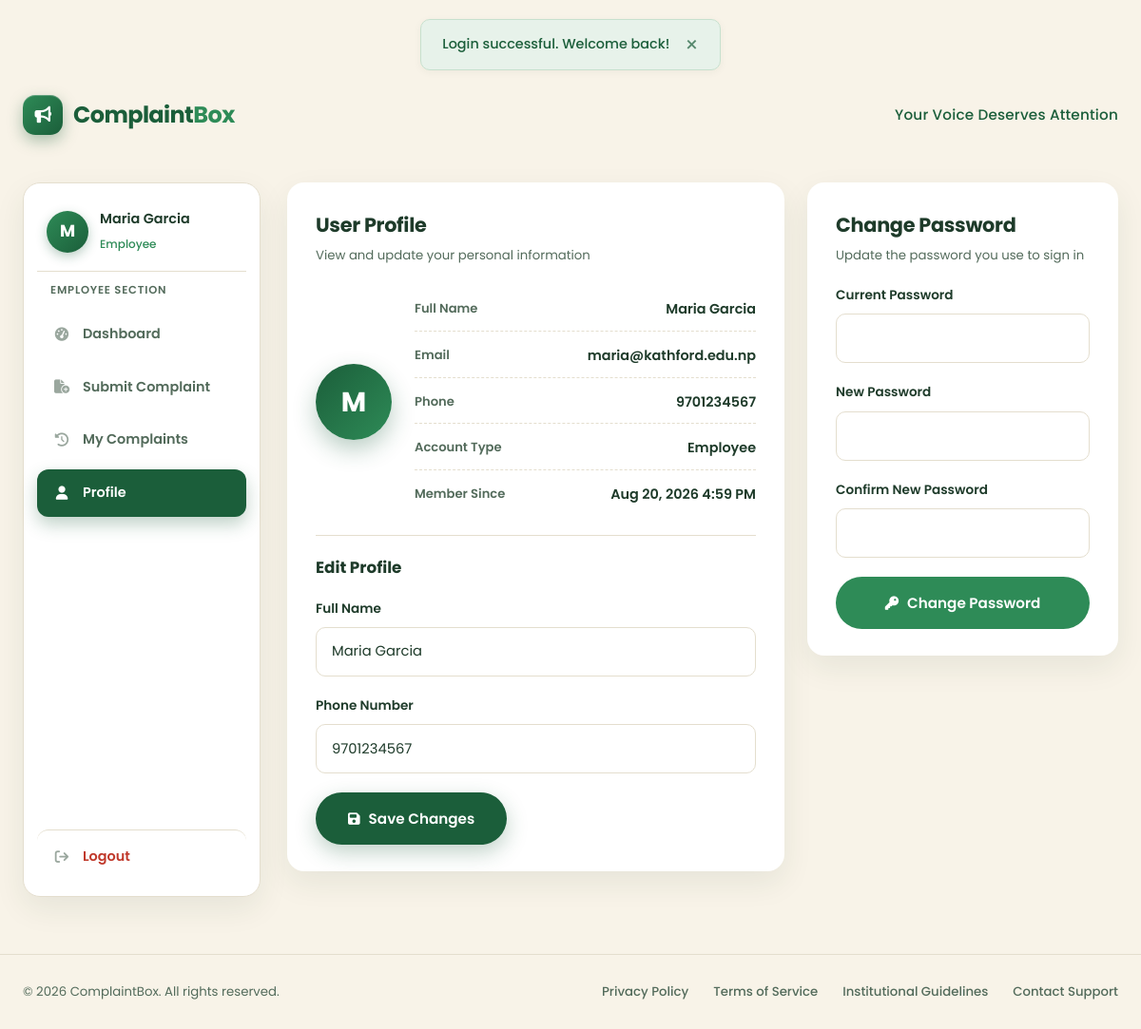
Screenshot of /profile.php (signed in) with the database file from the repository.
### tables this page shows
CREATE TABLE IF NOT EXISTS users (
  id         INT UNSIGNED AUTO_INCREMENT PRIMARY KEY,
  full_name  VARCHAR(120) NOT NULL,
  email      VARCHAR(120) NOT NULL UNIQUE,
  password   VARCHAR(255) NOT NULL,
  phone      VARCHAR(15)  NOT NULL,
  role       ENUM('super_admin','admin','employee','student') NOT NULL DEFAULT 'student',
  status     ENUM('active','inactive') NOT NULL DEFAULT 'active',
  created_at TIMESTAMP DEFAULT CURRENT_TIMESTAMP,
  updated_at TIMESTAMP DEFAULT CURRENT_TIMESTAMP ON UPDATE CURRENT_TIMESTAMP,

  INDEX idx_user_email (email),
  INDEX idx_user_role  (role),
  INDEX idx_user_status(status)
);

### database/database.php (called while the page is built, shortened)
<?php
function db(): PDO
{
    static $pdo = null;
    if ($pdo === null) {
        $dsn = 'mysql:host=' . DB_HOST . ';dbname=' . DB_NAME . ';charset=' . DB_CHARSET;
        $options = [
            PDO::ATTR_ERRMODE            => PDO::ERRMODE_EXCEPTION,
            PDO::ATTR_DEFAULT_FETCH_MODE => PDO::FETCH_ASSOC,
            PDO::ATTR_EMULATE_PREPARES   => false,
        ];
        try {
            $pdo = new PDO($dsn, DB_USER, DB_PASS, $options);
        } catch (PDOException $e) {
            http_response_code(500);
            echo 'Database connection failed. Please check config/database.php and confirm MySQL is running.';
            exit;
        }
    }
    return $pdo;
}

### includes/functions.php (called while the page is built, shortened)
<?php
require_once __DIR__ . '/../database/database.php';
function e(?string $value): string
{
    return htmlspecialchars((string) $value, ENT_QUOTES, 'UTF-8');
}
function role_label(string $role): string
{
    return match ($role) {
        'super_admin' => 'Super Admin',
        'admin'       => 'Administrator',
        'employee'    => 'Employee',
        default       => 'Student',
    };
}
function nice_date(string $date): string
{
    $ts = strtotime($date);
    return $ts ? date('M j, Y g:i A', $ts) : $date;
}

### profile.php (the view, shortened to what this page needs)
<?php
$active = 'profile';
require_once __DIR__ . '/includes/auth.php';
$errors = [];
$stmt = db()->prepare(
    "SELECT id, full_name, email, password, phone, role, status, created_at
     FROM users WHERE id = :id LIMIT 1"
);
$stmt->execute([':id' => (int) $current_user['id']]);
$current_user = $stmt->fetch();
$initials = strtoupper(substr($current_user['full_name'], 0, 1));
include __DIR__ . '/includes/header.php';
?>
<div class="container dash-layout">
  <?php include __DIR__ . '/includes/sidebar.php'; ?>
  <main class="dash-main">
    <div class="detail-grid">
      <div class="card">
        <div class="card-head">
          <div>
            <h2>User Profile</h2>
            <p>View and update your personal information</p>
          </div>
        </div>
        <div class="profile-display">
          <div class="profile-avatar-lg"><?php echo e($initials); ?></div>
          <ul class="profile-info-list">
            <li>
              <span class="pi-label">Full Name</span>
              <span class="pi-value"><?php echo e($current_user['full_name']); ?></span>
            </li>
            <li>
              <span class="pi-label">Email</span>
              <span class="pi-value"><?php echo e($current_user['email']); ?></span>
            </li>
            <li>
              <span class="pi-label">Phone</span>
              <span class="pi-value"><?php echo e($current_user['phone']); ?></span>
            </li>
            <li>
              <span class="pi-label">Account Type</span>
              <span class="pi-value"><?php echo e(role_label($current_user['role'])); ?></span>
            </li>
            <li>
              <span class="pi-label">Member Since</span>
              <span class="pi-value"><?php echo e(nice_date($current_user['created_at'])); ?></span>
            </li>
          </ul>
        </div>
        <hr class="form-divider" />
        <h3 style="font-size:1.05rem; color:var(--dark); margin-bottom:18px;">Edit Profile</h3>
        <form action="profile.php" method="POST" data-validate-form novalidate>
          <div class="form-group <?php echo isset($errors['full_name']) ? 'invalid' : ''; ?>" data-validate="name">
            <label for="full_name">Full Name</label>
            <input type="text" id="full_name" name="full_name" value="<?php echo e($current_user['full_name']); ?>" />
          </div>
          <div class="form-group <?php echo isset($errors['phone']) ? 'invalid' : ''; ?>" data-validate="phone">
            <label for="phone">Phone Number</label>
            <input type="tel" id="phone" name="phone" value="<?php echo e($current_user['phone']); ?>" />
          </div>
          <button type="submit" class="btn btn-primary">
            <i class="fa-solid fa-floppy-disk"></i> Save Changes
          </button>
        </form>
      </div>
      <div class="card">
        <div class="card-head">
          <div>
            <h2>Change Password</h2>
            <p>Update the password you use to sign in</p>
          </div>
        </div>
        <form action="profile.php" method="POST" data-validate-form novalidate style="margin-top:20px;">
          <div class="form-group <?php echo isset($errors['current_password']) ? 'invalid' : ''; ?>" data-validate="required">
            <label for="current_password">Current Password</label>
            <input type="password" id="current_password" name="current_password" autocomplete="current-password" />
          </div>
          <div class="form-group <?php echo isset($errors['new_password']) ? 'invalid' : ''; ?>" data-validate="password">
            <label for="new_password">New Password</label>
            <input type="password" id="new_password" name="new_password" autocomplete="new-password" />
          </div>
          <div class="form-group <?php echo isset($errors['confirm_password']) ? 'invalid' : ''; ?>" data-validate="required">
            <label for="confirm_password">Confirm New Password</label>
            <input type="password" id="confirm_password" name="confirm_password" autocomplete="new-password" />
          </div>
          <button type="submit" class="btn btn-secondary btn-block">
            <i class="fa-solid fa-key"></i> Change Password
          </button>
        </form>
      </div>
    </div>
  </main>
</div>
<?php include __DIR__ . '/includes/footer.php'; ?>

### includes/sidebar.php (shortened to what this page needs)
<?php
$active = $active ?? '';
$role   = $current_user['role'] ?? 'student';
?>
<aside class="sidebar">
  <div class="sidebar-user">
    <span class="sidebar-avatar"><?php echo e(strtoupper(substr($current_user['full_name'], 0, 1))); ?></span>
    <span class="sidebar-user-info">
      <strong><?php echo e($current_user['full_name']); ?></strong>
      <small><?php echo e(role_label($role)); ?></small>
    </span>
  </div>
  <p class="sidebar-label"><?php echo e(role_label($role)); ?> Section</p>
  <nav class="sidebar-menu" aria-label="Dashboard navigation">
    <a href="dashboard.php" class="menu-item <?php echo $active === 'dashboard' ? 'active' : ''; ?>">
      <i class="fa-solid fa-gauge-high"></i> Dashboard
    </a>
    <a href="submit_complaint.php" class="menu-item <?php echo $active === 'submit' ? 'active' : ''; ?>">
      <i class="fa-solid fa-file-circle-plus"></i> Submit Complaint
    </a>
    <a href="my_complaints.php" class="menu-item <?php echo $active === 'complaints' ? 'active' : ''; ?>">
      <i class="fa-solid fa-clock-rotate-left"></i> My Complaints
    </a>
    <a href="profile.php" class="menu-item <?php echo $active === 'profile' ? 'active' : ''; ?>">
      <i class="fa-solid fa-user"></i> Profile
    </a>
    <a href="logout.php" class="menu-item menu-item--logout">
      <i class="fa-solid fa-arrow-right-from-bracket"></i> Logout
    </a>
  </nav>
</aside>

### rows the page displays
users: full_name "M", full_name "Maria Garcia", role "Employee", role "EMPLOYEE", email "maria@kathford.edu.np", phone "9701234567", created_at "Aug 20, 2026 4:59 PM"

### other values shown
$flash['message'] "Login successful. Welcome back!"
